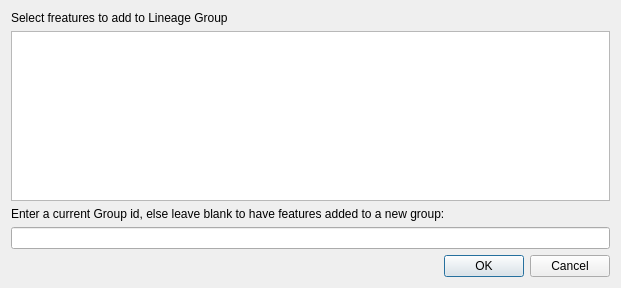
<?xml version="1.0" encoding="UTF-8"?>
<ui version="4.0">
 <class>LineageDialog</class>
 <widget class="QDialog" name="LineageDialog">
  <property name="geometry">
   <rect>
    <x>0</x>
    <y>0</y>
    <width>621</width>
    <height>288</height>
   </rect>
  </property>
  <property name="windowTitle">
   <string>Refine group selection</string>
  </property>
  <layout class="QVBoxLayout" name="verticalLayout">
   <item>
    <widget class="QLabel" name="label_2">
     <property name="text">
      <string>Select freatures to add to Lineage Group</string>
     </property>
    </widget>
   </item>
   <item>
    <widget class="DictionaryListView" name="uSadListView"/>
   </item>
   <item>
    <widget class="QLabel" name="label">
     <property name="text">
      <string>Enter a current Group id, else leave blank to have features added to a new group:</string>
     </property>
    </widget>
   </item>
   <item>
    <widget class="QLineEdit" name="uGroupId"/>
   </item>
   <item>
    <widget class="QDialogButtonBox" name="buttonBox">
     <property name="orientation">
      <enum>Qt::Horizontal</enum>
     </property>
     <property name="standardButtons">
      <set>QDialogButtonBox::Cancel|QDialogButtonBox::Ok</set>
     </property>
    </widget>
   </item>
  </layout>
 </widget>
 <customwidgets>
  <customwidget>
   <class>DictionaryListView</class>
   <extends>QTableView</extends>
   <header>AimsUI.AimsClient.Gui.DictionaryList</header>
  </customwidget>
 </customwidgets>
 <resources/>
 <connections>
  <connection>
   <sender>buttonBox</sender>
   <signal>accepted()</signal>
   <receiver>LineageDialog</receiver>
   <slot>accept()</slot>
   <hints>
    <hint type="sourcelabel">
     <x>248</x>
     <y>254</y>
    </hint>
    <hint type="destinationlabel">
     <x>157</x>
     <y>274</y>
    </hint>
   </hints>
  </connection>
  <connection>
   <sender>buttonBox</sender>
   <signal>rejected()</signal>
   <receiver>LineageDialog</receiver>
   <slot>reject()</slot>
   <hints>
    <hint type="sourcelabel">
     <x>316</x>
     <y>260</y>
    </hint>
    <hint type="destinationlabel">
     <x>286</x>
     <y>274</y>
    </hint>
   </hints>
  </connection>
 </connections>
</ui>
